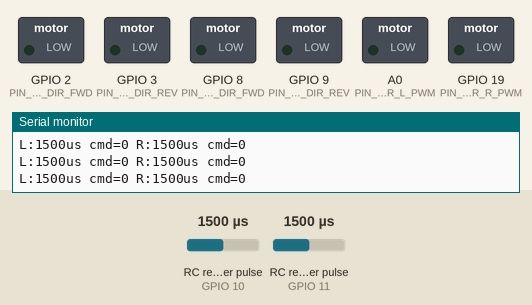
Simulated run of this sketch. Board: ESP8266 (NodeMCU). Parts: switched loads named in the sketch (green lamp = pin HIGH), the last lines printed to the serial monitor. Wiring (inferred from the names in the program): 2 × RC receiver channel: data GPIO 10 / data GPIO 11. Inputs (shaded band) come from the test bench; at power-on: RC receiver pulse (sensors on GPIO 10, GPIO 11) 1500 µs.

Above: at 1.2 s.
1.3 s: RC receiver pulse (sensor on GPIO 10) set to 1478 µs
At 2.3 s:
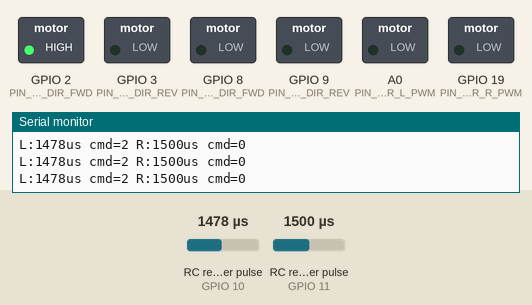
2.8 s: RC receiver pulse (sensor on GPIO 11) set to 1478 µs
At 3.4 s:
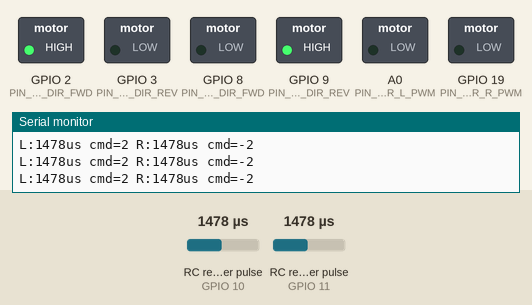
4.3 s: RC receiver pulse (sensor on GPIO 10) set to 1020 µs
At 4.6 s:
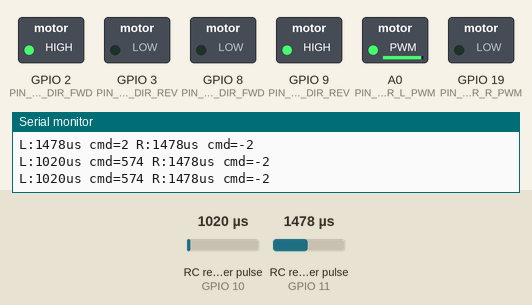
5.8 s: RC receiver pulse (sensor on GPIO 11) set to 1020 µs
At 6.9 s:
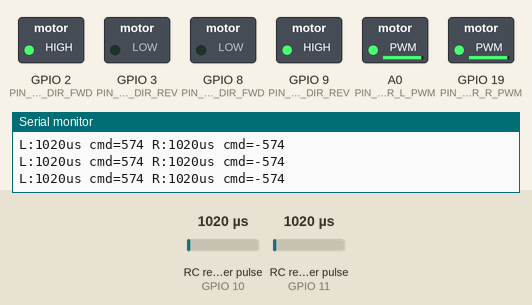
7.3 s: RC receiver pulse (sensor on GPIO 10) set to 1250 µs
At 8.1 s:
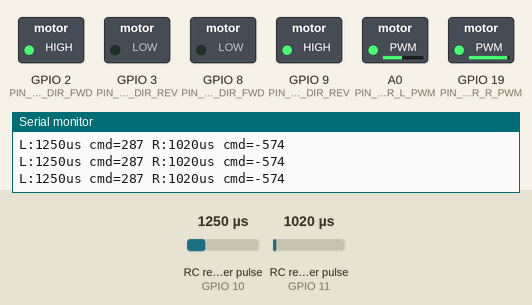
8.8 s: RC receiver pulse (sensor on GPIO 11) set to 1250 µs
At 9.2 s:
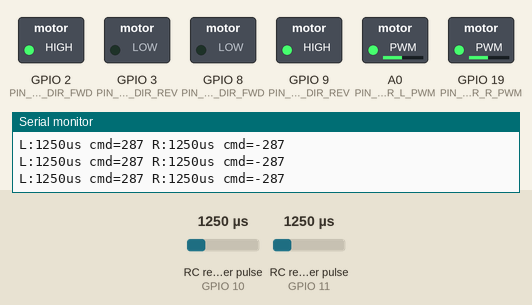
Timing chart, 0 to 11.3 s (numbered marks = the images above; inputs shaded):
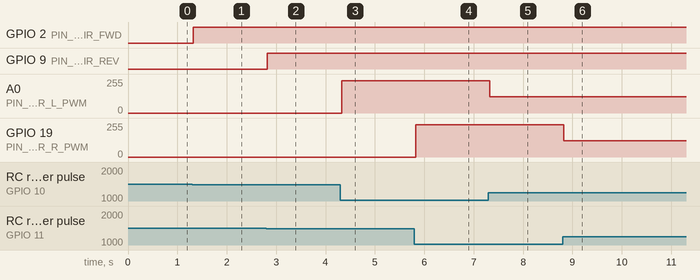

Measured:
- the behaviour switches between 1479 and 1478 µs on RC receiver pulse (sensor on GPIO 10) (found by bisection; images 0 and 1)
- the behaviour switches between 1479 and 1478 µs on RC receiver pulse (sensor on GPIO 11) (found by bisection; images 1 and 2)
- after the input at 1.3 s, GPIO 2 (PIN_MOTOR_L_DIR_FWD): LOW → HIGH at once
- after the input at 2.8 s, GPIO 9 (PIN_MOTOR_R_DIR_REV): LOW → HIGH at once
- after the input at 4.3 s, A0 (PIN_MOTOR_L_PWM): 0/255 → 243/255 at once
- after the input at 5.8 s, GPIO 19 (PIN_MOTOR_R_PWM): 0/255 → 243/255 at once
- after the input at 7.3 s, A0 (PIN_MOTOR_L_PWM): 243/255 → 121/255 at once
- after the input at 8.8 s, GPIO 19 (PIN_MOTOR_R_PWM): 243/255 → 121/255 at once

The sketch:

rc_propo_motor_test.ino
```cpp
#include <Arduino.h>

// RC receiver inputs (left/right command channels)
constexpr uint8_t PIN_RC_L = 10;  // GP10
constexpr uint8_t PIN_RC_R = 11;  // GP11

// CuGoV4 motor outputs (BLVD10KM driver: PWM + FWD/REV)
constexpr uint8_t PIN_MOTOR_L_PWM = 17;      // PWM1_L
constexpr uint8_t PIN_MOTOR_L_DIR_FWD = 2;   // DIR1_L_FWD
constexpr uint8_t PIN_MOTOR_L_DIR_REV = 3;   // DIR1_L_REV
constexpr uint8_t PIN_MOTOR_R_PWM = 19;      // PWM1_R
constexpr uint8_t PIN_MOTOR_R_DIR_FWD = 8;   // DIR2_R_FWD
constexpr uint8_t PIN_MOTOR_R_DIR_REV = 9;   // DIR2_R_REV

constexpr uint16_t kPwmRange = 600;
constexpr uint32_t kPwmFreqHz = 20000;
constexpr uint32_t kBaud = 115200;

constexpr uint32_t kPulseTimeoutUs = 25000;
constexpr int kPulseMinUs = 1000;
constexpr int kPulseCenterUs = 1500;
constexpr int kPulseMaxUs = 2000;
constexpr int kNeutralDeadbandUs = 20;
constexpr uint32_t kSignalTimeoutMs = 100;
constexpr uint32_t kPrintIntervalMs = 100;

// Match cugov4 main sketch polarity default:
// left motor command is inverted, right is normal.
constexpr bool kInvertLeft = true;
constexpr bool kInvertRight = false;

struct MotorPins {
  uint8_t pwm;
  uint8_t dir_fwd;
  uint8_t dir_rev;
};

MotorPins left_motor{PIN_MOTOR_L_PWM, PIN_MOTOR_L_DIR_FWD, PIN_MOTOR_L_DIR_REV};
MotorPins right_motor{PIN_MOTOR_R_PWM, PIN_MOTOR_R_DIR_FWD, PIN_MOTOR_R_DIR_REV};

uint32_t last_valid_left_ms = 0;
uint32_t last_valid_right_ms = 0;
uint32_t last_print_ms = 0;

int readPulseUs(uint8_t pin) {
  return static_cast<int>(pulseIn(pin, HIGH, kPulseTimeoutUs));
}

void stopMotor(const MotorPins &motor) {
  analogWrite(motor.pwm, 0);
  digitalWrite(motor.dir_fwd, LOW);
  digitalWrite(motor.dir_rev, LOW);
}

void applySignedPwmToMotor(int signed_pwm, const MotorPins &motor) {
  int pwm = abs(signed_pwm);
  if (pwm > static_cast<int>(kPwmRange)) {
    pwm = static_cast<int>(kPwmRange);
  }
  if (pwm == 0) {
    stopMotor(motor);
    return;
  }

  if (signed_pwm > 0) {
    digitalWrite(motor.dir_fwd, HIGH);
    digitalWrite(motor.dir_rev, LOW);
  } else {
    digitalWrite(motor.dir_fwd, LOW);
    digitalWrite(motor.dir_rev, HIGH);
  }
  analogWrite(motor.pwm, pwm);
}

bool isPulseValid(int pulse_us) {
  return pulse_us >= kPulseMinUs && pulse_us <= kPulseMaxUs;
}

int pulseToSignedPwm(int pulse_us, bool invert) {
  if (pulse_us < kPulseMinUs || pulse_us > kPulseMaxUs) {
    return 0;
  }

  int delta = pulse_us - kPulseCenterUs;
  if (abs(delta) <= kNeutralDeadbandUs) {
    return 0;
  }

  int min_cmd = kPulseCenterUs + kNeutralDeadbandUs;
  int max_cmd = kPulseMaxUs;
  int min_rev = kPulseCenterUs - kNeutralDeadbandUs;
  int max_rev = kPulseMinUs;

  int signed_pwm = 0;
  if (delta > 0) {
    signed_pwm = map(pulse_us, min_cmd, max_cmd, 0, static_cast<int>(kPwmRange));
  } else {
    signed_pwm = -map(pulse_us, min_rev, max_rev, 0, static_cast<int>(kPwmRange));
  }

  signed_pwm = constrain(signed_pwm, -static_cast<int>(kPwmRange), static_cast<int>(kPwmRange));
  if (invert) {
    signed_pwm = -signed_pwm;
  }
  return signed_pwm;
}

void setup() {
  Serial.begin(kBaud);

  pinMode(PIN_RC_L, INPUT);
  pinMode(PIN_RC_R, INPUT);

  pinMode(PIN_MOTOR_L_PWM, OUTPUT);
  pinMode(PIN_MOTOR_L_DIR_FWD, OUTPUT);
  pinMode(PIN_MOTOR_L_DIR_REV, OUTPUT);
  pinMode(PIN_MOTOR_R_PWM, OUTPUT);
  pinMode(PIN_MOTOR_R_DIR_FWD, OUTPUT);
  pinMode(PIN_MOTOR_R_DIR_REV, OUTPUT);

  analogWriteRange(kPwmRange);
  analogWriteFreq(kPwmFreqHz);

  stopMotor(left_motor);
  stopMotor(right_motor);

  Serial.println("RC motor test for CuGoV4");
  Serial.println("CH_L: GP10 -> Left motor, CH_R: GP11 -> Right motor");
  Serial.println("No valid pulse => motor stop");
  uint32_t now_ms = millis();
  last_valid_left_ms = now_ms;
  last_valid_right_ms = now_ms;
  last_print_ms = now_ms;
}

void loop() {
  int pulse_l = readPulseUs(PIN_RC_L);
  int pulse_r = readPulseUs(PIN_RC_R);
  uint32_t now_ms = millis();

  bool l_ok = isPulseValid(pulse_l);
  bool r_ok = isPulseValid(pulse_r);
  if (l_ok) {
    last_valid_left_ms = now_ms;
  }
  if (r_ok) {
    last_valid_right_ms = now_ms;
  }

  bool l_timeout = (now_ms - last_valid_left_ms) > kSignalTimeoutMs;
  bool r_timeout = (now_ms - last_valid_right_ms) > kSignalTimeoutMs;
  int cmd_l = (l_ok && !l_timeout) ? pulseToSignedPwm(pulse_l, kInvertLeft) : 0;
  int cmd_r = (r_ok && !r_timeout) ? pulseToSignedPwm(pulse_r, kInvertRight) : 0;
  applySignedPwmToMotor(cmd_l, left_motor);
  applySignedPwmToMotor(cmd_r, right_motor);

  if (now_ms - last_print_ms >= kPrintIntervalMs) {
    last_print_ms = now_ms;
    Serial.print("L:");
    Serial.print(pulse_l);
    Serial.print(l_ok ? "us" : "us(no)");
    Serial.print(" cmd=");
    Serial.print(cmd_l);
    Serial.print(" R:");
    Serial.print(pulse_r);
    Serial.print(r_ok ? "us" : "us(no)");
    Serial.print(" cmd=");
    Serial.print(cmd_r);
    if (l_timeout || r_timeout) {
      Serial.print(" timeout");
    }
    Serial.println();
  }
}
```
